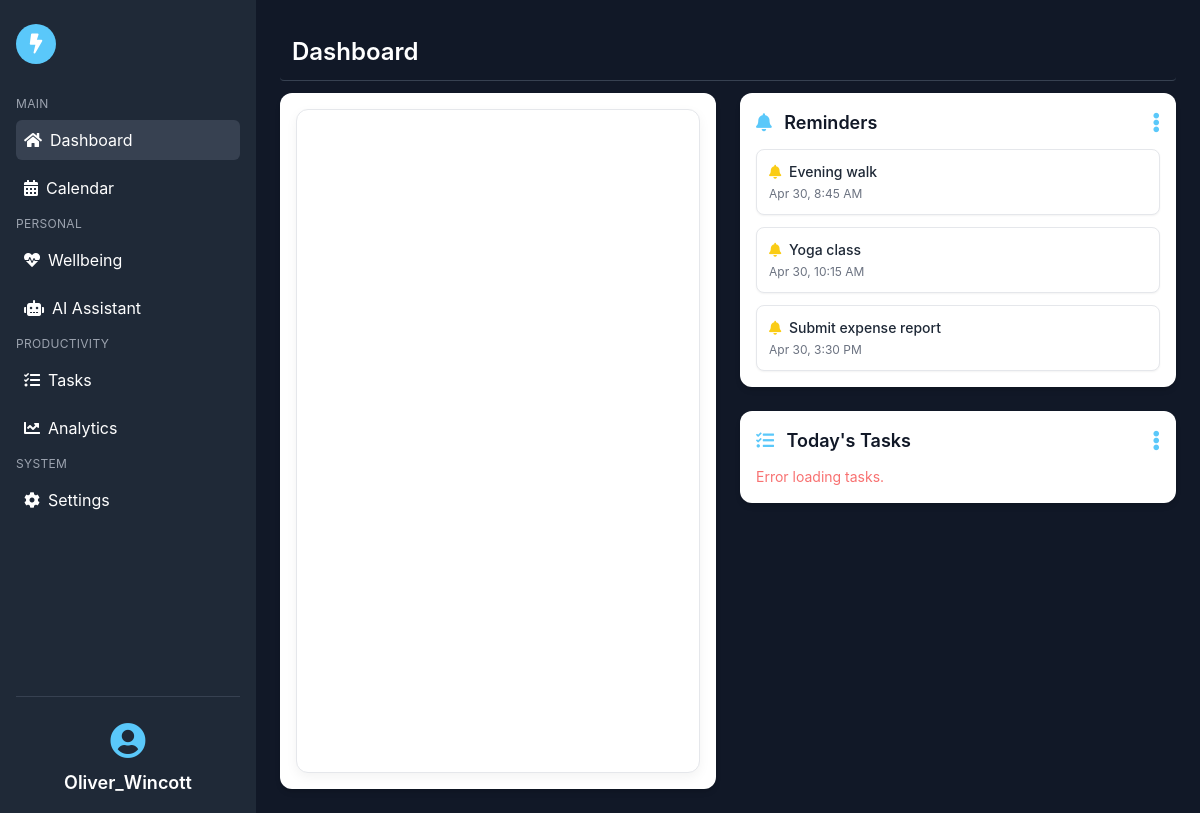
Before: /dashboard/ (signed in) with the older database file.
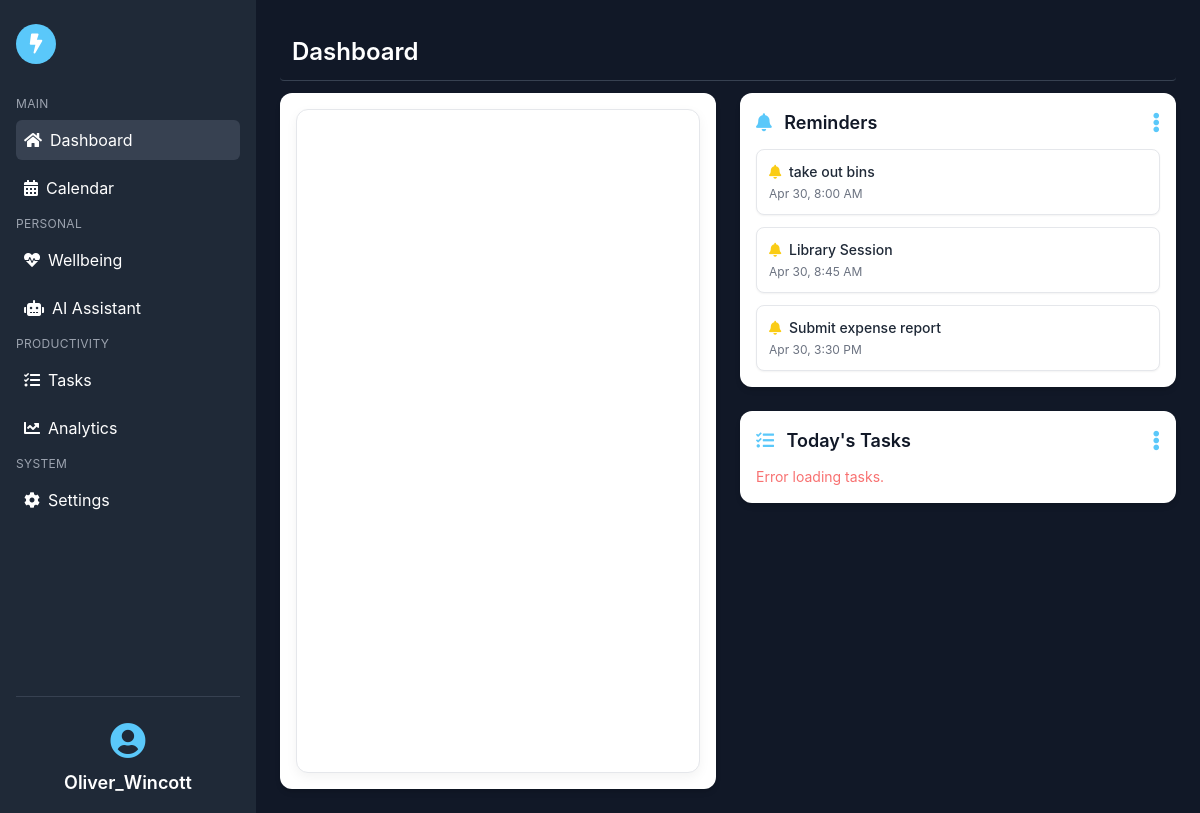
After: the same page with the newer database file.
### calendar_app/models.py (models this page shows, shortened)
class Reminder(models.Model):
    user = models.ForeignKey(User, on_delete=models.CASCADE)
    event = models.ForeignKey(CalendarEvent, on_delete=models.CASCADE, null=True, blank=True)
    custom_title = models.CharField(max_length=255, null=True, blank=True)
    reminder_time = models.DateTimeField()

class CalendarEvent(models.Model):
    title = models.CharField(max_length=255)
    description = models.TextField(max_length=255)  # ✅ Add this line if missing
    start_time = models.DateTimeField()
    end_time = models.DateTimeField()
    user = models.ForeignKey(User, on_delete=models.CASCADE)  # ✅ Link to Django User Model

### calendar_app/views.py (the view)
# urls.py: path('dashboard/', views.dashboard, name='dashboard'),
@login_required
def dashboard(request):
    now = timezone_now()
    start_of_day = now.replace(hour=0, minute=0, second=0, microsecond=0)
    end_of_day = now.replace(hour=23, minute=59, second=59)
    if is_naive(start_of_day):
        start_of_day = make_aware(start_of_day)
    if is_naive(end_of_day):
        end_of_day = make_aware(end_of_day)
    reminders = Reminder.objects.filter(
        user=request.user,
        reminder_time__range=(start_of_day, end_of_day)
    ).order_by('reminder_time')
    categories = Category.objects.all()
    return render(request, 'dashboard.html', {
        'reminders': reminders,
        'categories': categories  # 👈 Include in context
    })

### calendar_app/templates/dashboard.html (shortened to what this page needs)
{% load static %}
<!DOCTYPE html>
<html lang="en">
<head>
  {% block head %}
  <script src="https://cdn.tailwindcss.com"></script>
  <link rel="stylesheet" href="https://cdnjs.cloudflare.com/ajax/libs/font-awesome/5.15.3/css/all.min.css" />
  <link rel="stylesheet" href="{% static 'css/dashboard.css' %}">
  {% endblock head %}
</head>
<body class="bg-gray-900 text-white font-sans min-h-screen">
  <div class="flex">
    {% include 'includes/sidebar.html' %}
    <main class="flex-1 p-4 md:p-6 fade-up">
      {% include 'includes/topbar.html' with page_title="Dashboard" %}
      <div class="grid grid-cols-1 lg:grid-cols-2 gap-6 fade-up">
        <section class="bg-white text-gray-900 p-4 rounded-xl shadow-md fade-up">
          {% include 'includes/dailyview.html' with daily_view=True %}
        </section>
        <div class="space-y-6">
          <section class="bg-white text-gray-900 p-4 rounded-xl shadow-md relative fade-up">
            <div class="flex justify-between items-center mb-3">
              <h5 class="text-lg font-semibold"><i class="fas fa-bell mr-2 text-primary"></i> Reminders</h5>
              <div class="relative">
                <button class="text-primary text-xl hover:text-blue-600" data-dropdown-btn="reminder">
                  <i class="fas fa-ellipsis-v"></i>
                </button>
              </div>
            </div>
            <div id="reminder-list-wrapper">
              {% include 'includes/reminders.html' with reminders=reminders %}
            </div>
          </section>
          <section class="bg-white text-gray-900 p-4 rounded-xl shadow-md relative fade-up">
            <div class="flex justify-between items-center mb-3">
              <h5 class="text-lg font-semibold"><i class="fas fa-tasks mr-2 text-primary"></i> Today's Tasks</h5>
              <div class="relative">
                <button class="text-primary text-xl hover:text-blue-600" data-dropdown-btn="task">
                  <i class="fas fa-ellipsis-v"></i>
                </button>
              </div>
            </div>
            <div id="task-list-wrapper">
              {% include 'includes/daily_tasks.html' %}
            </div>
          </section>
        </div>
      </div>
    </main>
  </div>
</body>
</html>

### calendar_app/templates/includes/sidebar.html
{% load static %}
<aside class="w-full md:w-64 h-screen bg-gray-800 text-white p-4 flex flex-col justify-between sticky top-0">
  <div class="mb-6">
    <div class="flex items-center mb-8 mt-2">
      <div class="w-10 h-10 bg-primary text-white rounded-full flex items-center justify-center hover:animate-pulse">
        <i class="fas fa-bolt text-xl"></i>
      </div>
    </div>
    <nav class="flex flex-col space-y-2">
      <ul class="space-y-2">
        <li class="text-xs uppercase tracking-wide text-gray-400">Main</li>
        <li>
          <a href="{% url 'dashboard' %}" class="flex items-center gap-2 text-white hover:text-primary hover:bg-gray-700 rounded-md px-2 py-2 transition {% if request.path == '/dashboard/' %}bg-gray-700 text-primary{% endif %}">
            <i class="fas fa-home"></i> Dashboard
          </a>
        </li>
        <li>
          <a href="{% url 'calendar' %}" class="flex items-center gap-2 text-white hover:text-primary hover:bg-gray-700 rounded-md px-2 py-2 transition {% if request.path == '/calendar/' %}bg-gray-700 text-primary{% endif %}">
            <i class="fas fa-calendar-alt"></i> Calendar
          </a>
        </li>
        <li class="mt-6 text-xs uppercase tracking-wide text-gray-400">Personal</li>
        <li>
          <a href="{% url 'wellbeing' %}" class="flex items-center gap-2 text-white hover:text-primary hover:bg-gray-700 rounded-md px-2 py-2 transition {% if request.path == '/wellbeing/' %}bg-gray-700 text-primary{% endif %}">
            <i class="fas fa-heartbeat"></i> Wellbeing
          </a>
        </li>
        <li>
          <a href="{% url 'ai_assistant' %}" class="flex items-center gap-2 text-white hover:text-primary hover:bg-gray-700 rounded-md px-2 py-2 transition {% if request.path == '/ai/' %}bg-gray-700 text-primary{% endif %}">
            <i class="fas fa-robot"></i> AI Assistant
          </a>
        </li>
        <li class="mt-6 text-xs uppercase tracking-wide text-gray-400">Productivity</li>
        <li>
          <a href="{% url 'tasks' %}" class="flex items-center gap-2 text-white hover:text-primary hover:bg-gray-700 rounded-md px-2 py-2 transition {% if request.path == '/tasks/' %}bg-gray-700 text-primary{% endif %}">
            <i class="fas fa-tasks"></i> Tasks
          </a>
        </li>
        <li>
          <a href="{% url 'analytics' %}" class="flex items-center gap-2 text-white hover:text-primary hover:bg-gray-700 rounded-md px-2 py-2 transition {% if request.path == '/analytics/' %}bg-gray-700 text-primary{% endif %}">
            <i class="fas fa-chart-line"></i> Analytics
          </a>
        </li>
        <li class="mt-6 text-xs uppercase tracking-wide text-gray-400">System</li>
        <li>
          <a href="#" class="flex items-center gap-2 text-white hover:text-primary hover:bg-gray-700 rounded-md px-2 py-2 transition">
            <i class="fas fa-cog"></i> Settings
          </a>
        </li>
      </ul>
    </nav>
  </div>
  <div class="mt-8">
    <div class="border-t border-gray-700 pt-6 text-center">
      <i class="fas fa-user-circle text-4xl mb-2 text-primary"></i>
      <h4 class="text-lg font-semibold">{{ user.get_full_name|default:user.username }}</h4>
    </div>
  </div>
</aside>

### calendar_app/templates/includes/topbar.html
<div class="row align-items-center mb-3 rounded p-3 top-bar border-b border-gray-700">
  <div class="col">
    <h2 class="mb-0 text-2xl font-semibold text-white">{{ page_title }}</h2>
  </div>
</div>

### calendar_app/templates/includes/dailyview.html (shortened to what this page needs)
<div id="daily-calendar-container">
  <div id="dashboard-calendar"></div>
</div>
<link rel="stylesheet" href="https://cdn.jsdelivr.net/npm/fullcalendar@6.1.8/index.global.min.css">
<link rel="stylesheet" href="https://cdn.jsdelivr.net/npm/@fullcalendar/bootstrap@6.1.8/index.global.min.css">
<link rel="stylesheet" href="https://unpkg.com/tippy.js@6/themes/light-border.css" />

### calendar_app/templates/includes/reminders.html (shortened to what this page needs)
<ul class="space-y-3" id="reminder-list">
  {% if reminders and reminders|length > 0 %}
    {% for reminder in reminders %}
      <li
        class="bg-white border border-gray-200 rounded-lg p-3 shadow-sm flex justify-between items-center transition hover:shadow-md"
        data-reminder-id="{{ reminder.id }}"
      >
        <div>
          <p class="text-sm font-medium text-gray-800 mb-1">
            <i class="fas fa-bell text-yellow-400 mr-1"></i>
            {{ reminder.event.title|default:reminder.custom_title }}
          </p>
          <p class="text-xs text-gray-500">{{ reminder.reminder_time|date:"M j, g:i A" }}</p>
        </div>
      </li>
    {% endfor %}
  {% else %}
    <li class="text-sm text-gray-400 flex items-center gap-2">
      <i class="fas fa-info-circle text-gray-300"></i>
      No reminders for today.
    </li>
  {% endif %}
</ul>

### calendar_app/templates/includes/daily_tasks.html (shortened to what this page needs)
<ul id="task-list" class="space-y-3">
</ul>

### static/css/dashboard.css (style rules this page uses)
body { background-color: #1f2937; color: #d1d1d6; font-family: -apple-system, BlinkMacSystemFont, "SF Pro Text", Helvetica, Arial, sans-serif; margin: 0; padding: 0; }

### calendar_app/templates/dashboard.html (style rules this page uses)
.fade-up { opacity: 0; transform: translateY(30px); transition: opacity 0.8s ease, transform 0.8s ease; }
.fade-up.show { opacity: 1; transform: translateY(0); }

### calendar_app/templates/includes/dailyview.html (style rules this page uses)
#daily-calendar-container { display: flex; flex-direction: column; width: 100%; height: calc(100vh - 8.5rem); padding: 10px; background-color: #ffffff; border-radius: 12px; border: 1px solid #e5e7eb; box-shadow: 0 4px 12px rgba(0, 0, 0, 0.05); overflow: hidden; }
#dashboard-calendar { flex: 1 1 auto; min-height: 0; }

Changed rows visible on the page:
removed Reminder: event "Yoga class", reminder_time "Apr 30, 10:15 AM"
added Reminder: event "take out bins", reminder_time "Apr 30, 8:00 AM"
changed Reminder "Apr 30, 8:45 AM": event "Evening walk" → "Library Session"
